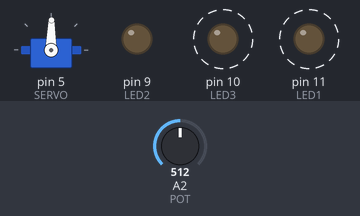
A sketch run on a simulated Arduino Uno, built with avr-gcc and run on an emulated ATmega328P. On the bench: servo, output pins drawn as LEDs (lit = HIGH). Dashed ring = blinking. The test bench sets the inputs (shaded band); at power-on: A2 (POT) = 512.

Above: at 1.06 s.
1.3 s: A2 (POT) set to 716
At 1.68 s:
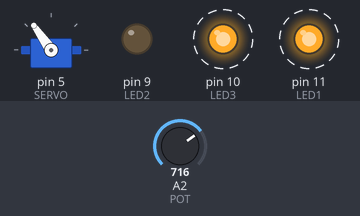
4.3 s: A2 (POT) set to 900
At 4.68 s:
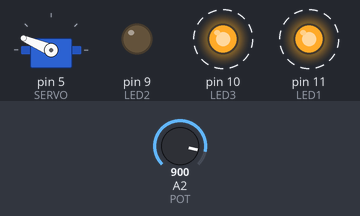
7.3 s: A2 (POT) set to 1023
At 7.68 s:
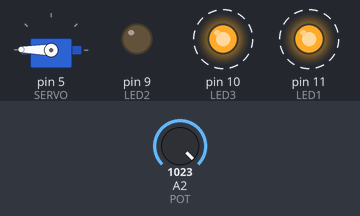
10.3 s: A2 (POT) set to 306
At 10.68 s:
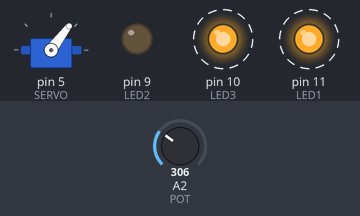
13.3 s: A2 (POT) set to 122
At 13.68 s:
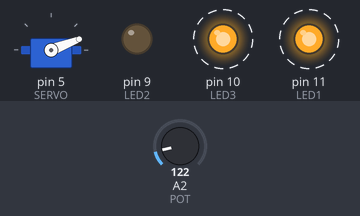
16.3 s: A2 (POT) set to 511
At 16.68 s:
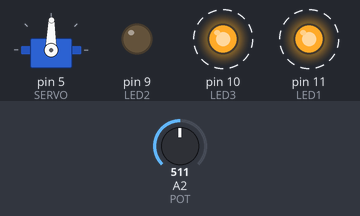
Timing chart, 0 to 20.3 s (numbered marks = the images above; inputs shaded):
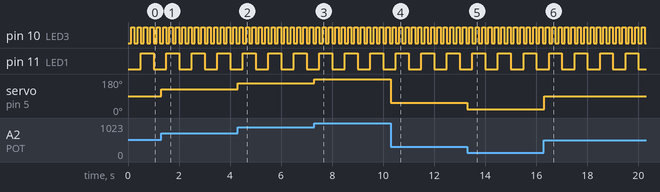

Measured:
- after the input at 1.3 s, servo on pin 5 (SERVO): 89° → 125° at once
- after the input at 4.3 s, servo on pin 5 (SERVO): 125° → 157° at once
- after the input at 7.3 s, servo on pin 5 (SERVO): 157° → 179° at once
- after the input at 10.3 s, servo on pin 5 (SERVO): 179° → 53° at once
- after the input at 13.3 s, servo on pin 5 (SERVO): 53° → 21° at once
- after the input at 16.3 s, servo on pin 5 (SERVO): 21° → 89° at once
- by itself, pin 10 (LED3): alternates HIGH for 0.12 s and LOW for 0.12 s
- by itself, pin 11 (LED1): alternates HIGH for 0.50 s and LOW for 0.50 s

The sketch:

TimerInterrupts.ino
```cpp
//timer interrupts
//by Amanda Ghassaei
//June 2012
//http://www.instructables.com/id/Arduino-Timer-Interrupts/

/*
 * This program is free software; you can redistribute it and/or modify
 * it under the terms of the GNU General Public License as published by
 * the Free Software Foundation; either version 3 of the License, or
 * (at your option) any later version.
 *
*/

// timer setup for timer0, timer1, and timer2.
// For arduino uno or any board with ATMEL 328/168.. diecimila, duemilanove, lilypad, nano, mini...
//
// this code will enable all three arduino timer interrupts.
//   timer0 will interrupt at 2kHz
//   timer1 will interrupt at 1Hz
//   timer2 will interrupt at 8kHz

#include <Servo.h>


/*
 timer speed (Hz) = (Arduino clock speed (16MHz)) / prescaler
     prescaler can be either 1, 8, 64, 256 or 1024
     prescaler can be either 2^0, 2^3, 2^6, 2^7 or 2^8
 interrupt frequency (Hz) = (Arduino clock speed 16,000,000Hz) / (prescaler * (compare match register + 1))
 compare match register = [ 16,000,000Hz/ (prescaler * desired interrupt frequency) ] - 1

 CS12    CS11    CS10      Prescaler
 ------------------------------------------------------------------------------
  0       0       0       Timer off/no clock source
  0       0       1       1:1 prescaler/this is the same as not having prescaler
  0       1       0       1:8 prescaler
  0       1       1       1:64 prescaler
  1       0       0       1:256 prescaler
  1       0       1       1:1024 prescaler

timer0 : pins 5 and 6; used by delay() and millis()
timer1 : pins 9 and 10; used by Servo library
timer2 : pins 11 and 3; used by tone()
*/

#define SERVO 5
#define POT 2

//#define LED1 13
//#define LED3 8
//#define LED2 9
#define LED1 11
#define LED3 10
#define LED2 9

#define CLOCK_HZ = 16000000

volatile int TWO_HZ = 0;
volatile int EIGHT_HZ = 0;

Servo myservo;  // create servo object to control a servo

void setup(){
  myservo.attach(SERVO);  // attaches the servo on pin 9 to the servo object

  //set pins as outputs
  pinMode(LED1, OUTPUT);
  pinMode(LED3, OUTPUT);
  pinMode(LED2, OUTPUT);

  noInterrupts();

// set timer0 interrupt at 2kHz
// 8 bit timer
  TCCR0A = 0;        // set entire TCCR0A register to 0
  TCCR0B = 0;        // same for TCCR0B
  TCNT0  = 0;        //initialize counter value to 0
  // set compare match register for 2khz increments
  OCR0A = 124;                // = (16*10^6) / (2000*64) - 1 (must be <256)
  TCCR0A |= (1 << WGM01);     // turn on CTC mode
  TCCR0B |= (1 << CS11) | (1 << CS10);     // Set CS11 and CS10 bits for 64 prescaler
  TIMSK0 |= (1 << OCIE0A);    // enable timer compare interrupt


//// set timer1 interrupt at 1Hz
//// 16 bit timer
//  TCCR1A = 0;// set entire TCCR1A register to 0
//  TCCR1B = 0;// same for TCCR1B
//  TCNT1  = 0;//initialize counter value to 0
//  // set compare match register for 1hz increments
//  OCR1A = 15624;            // = (16*10^6) / (1*1024) - 1 (must be <65536)
//  TCCR1B |= (1 << WGM12);   // turn on CTC mode
//  TCCR1B |= (1 << CS12) | (1 << CS10);    // Set CS12 and CS10 bits for 1024 prescaler
//  TIMSK1 |= (1 << OCIE1A);  // enable timer compare interrupt


//set timer2 interrupt at 8kHz
// 8 bit timer
  TCCR2A = 0;               // set entire TCCR2A register to 0
  TCCR2B = 0;               // same for TCCR2B
  TCNT2  = 0;               //initialize counter value to 0
  // set compare match register for 8khz increments
  OCR2A = 249;              // = (16*10^6) / (8*8000) - 1 (must be <256)
  TCCR2A |= (1 << WGM21);   // turn on CTC mode
  TCCR2B |= (1 << CS11);    // Set CS11 bit for 8 prescaler
  TIMSK2 |= (1 << OCIE2A);  // enable timer compare interrupt

  interrupts();
}


ISR(TIMER0_COMPA_vect){
//generates pulse wave of frequency 2kHz/2 = 1kHz
  TWO_HZ++;
  if (TWO_HZ == 1000) {
    TWO_HZ = 0;
    digitalWrite(LED1, digitalRead(LED1) ^ 1);
  }
}

//ISR(TIMER1_COMPA_vect){
//// generates pulse wave of frequency 1Hz/2 = 0.5kHz
//  digitalWrite(LED2, digitalRead(LED2) ^ 1);
//}

ISR(TIMER2_COMPA_vect){
// generates pulse wave of frequency 8kHz/2 = 4kHz
  EIGHT_HZ++;
  if (EIGHT_HZ == 1000) {
    EIGHT_HZ = 0;
    digitalWrite(LED3, digitalRead(LED3) ^ 1);
  }
}


void loop(){
  //do other things here
  // servo
  int val = analogRead(POT);            // reads the value of the potentiometer (value between 0 and 1023)
  val = map(val, 0, 1023, 0, 179);     // scale it to use it with the servo (value between 0 and 180)
  myservo.write(val);                  // sets the servo position according to the scaled value
  delay(15);                           // waits for the servo to get there
}
```
